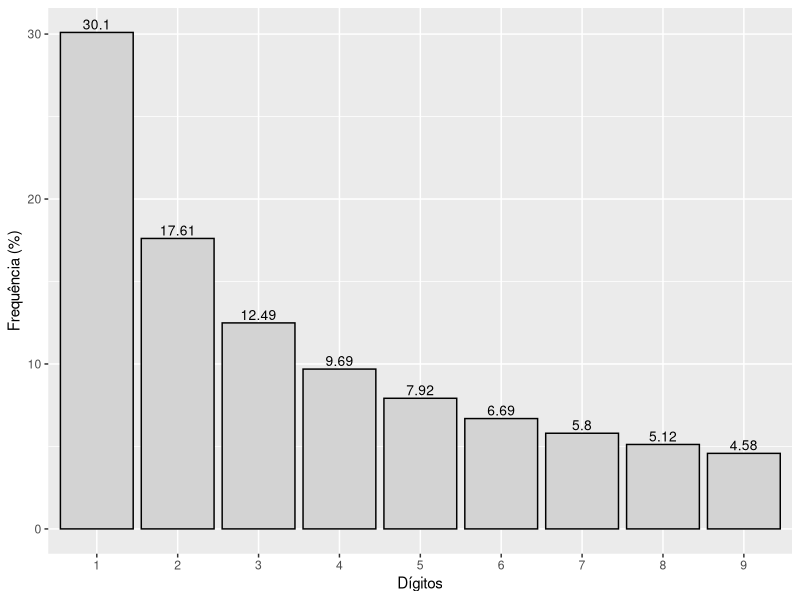
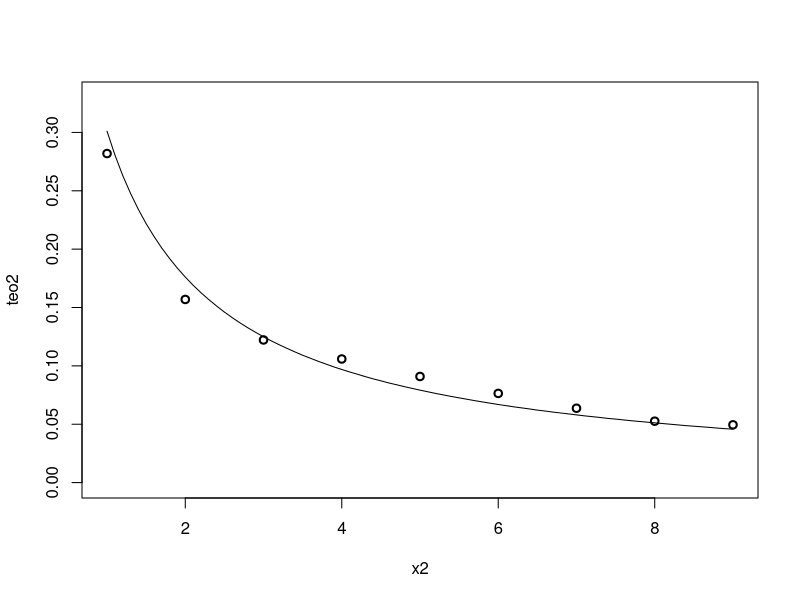

Generate these figures, in order, with R:
## ---- chunk 1
knitr::opts_chunk$set(echo = TRUE, 
                      size = "footnotesize",
                      comment = NA,
                      warning = FALSE,
                      message = FALSE,
                      #out.width = "1\\linewidth",
                      fig.align = "center",
                      fig.width = 8, 
                      fig.height = 4, 
                      fig.show = "hold",
                      fig.path = "Figuras1/",
                      fig.pos = "!htb",
                      fig.cap = TRUE,
                      background = "#E6E6FA",
                      #background = "black",
                      dev = c("png",'pdf'),
                      res=300,
                      dpi = 300,
                      cache = TRUE)
## ---- chunk 2
#library(tidyverse)
#library(tinytex)
library(knitr)
library(kableExtra)
library(xtable)
library(ggplot2)
## ---- chunk 3
set.seed(1)
x <- rnorm(10,500,200)
x
## ---- chunk 4
x1 <- c(3, 5, 3, 8, 5, 3, 5, 6, 6, 4)
table(x1)
## ---- chunk 5
w <- 1:9
round(log10(1+1/w),4)
## ---- chunk 6
w  <- 1:9
f  <- round(log10(1+1/w)*100,2)
d1 <- data.frame(w,f) 
p <- ggplot(d1,aes(x=factor(w), y=f)) +
  geom_bar(stat = 'identity', 
           colour='black',fill='lightgray') +
  xlab('Dígitos') +
  ylab('Frequência (%)') + 
  geom_text(aes(label=f), vjust=-0.3, colour='black', size=3.5)
p
## ---- chunk 7
w <- 1:9
round(log10(1+1/w),4)
## ---- chunk 8
# Juros compostos
c <- 100
i <- 0.025
t <- 1:190
m <- c*(1+i)^t
m
## ---- chunk 9
dddd <- as.data.frame(m)
aux1 <- c()
for (i in 1:dim(dddd)[1]) {
  n <- as.integer(dddd[i,1])
  aux2 <- c()
  while (n > 0) {
    r = n %% 10
    aux2 <- c(aux2,r)
    n = n %/% 10
  }
  ll <- aux2[length(aux2)]
  aux1 <- c(aux1,ll)
}
## ---- chunk 10
#
tt <- table(aux1)
round(tt/sum(tt),4)
## ---- chunk 11
set.seed(1)
dn <- rnorm(10000,200,5)
dp <- rchisq(10000,5)
du <- runif(10000,0,1)
dt <- dn*dp*du
#
dddd <- as.data.frame(dt)
aux1 <- c()
for (i in 1:dim(dddd)[1]) {
  n <- as.integer(dddd[i,1])
  aux2 <- c()
  while (n > 0) {
    r = n %% 10
    aux2 <- c(aux2,r)
    n = n %/% 10
  }
  ll <- aux2[length(aux2)]
  aux1 <- c(aux1,ll)
}
ddt <- aux1
#
ttt  <- table(ddt)
reat <- round(ttt/sum(ttt),4)
#
x2  <- seq(1,9,0.1)
teo2 <- round(log10(1+1/x2),4)
## ---- chunk 12
plot(teo2~x2,type='l',ylim = c(0,0.33))
lines(reat, type = 'p')
